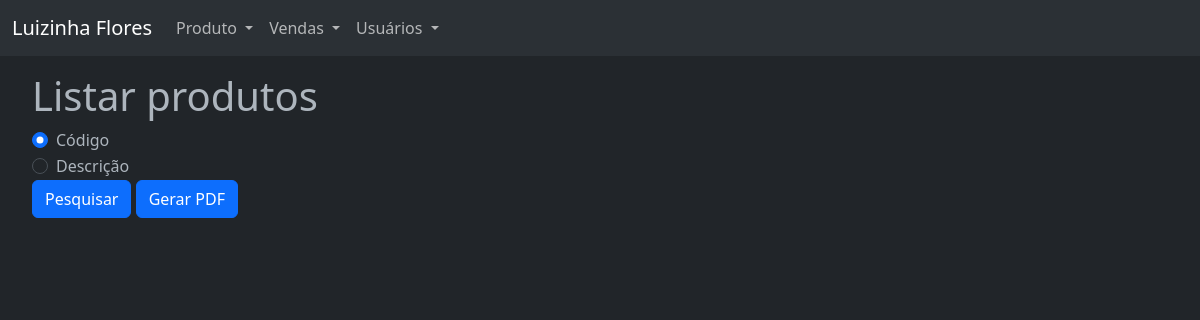
The page /products/list_order.php on the database as committed earlier.
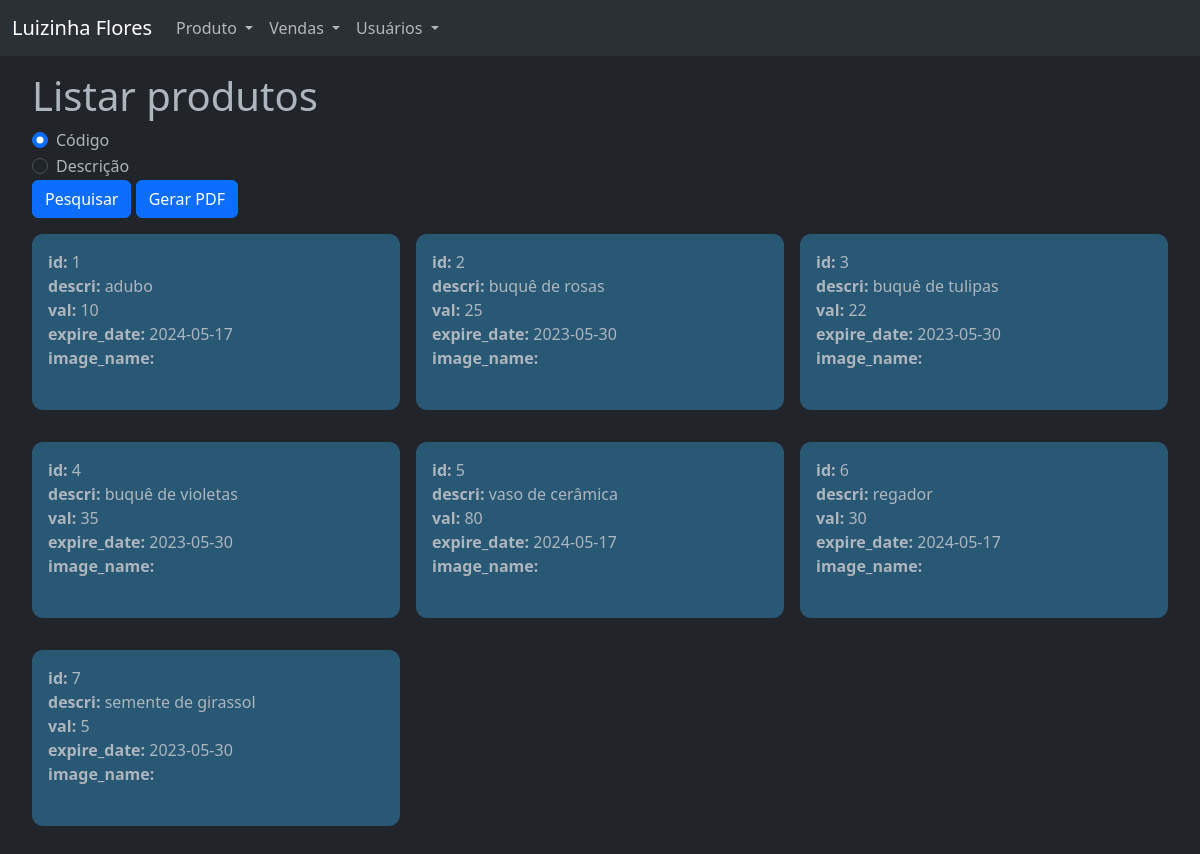
The same page on the database as committed later.
### tables this page shows
CREATE TABLE product (
  id INT PRIMARY KEY AUTO_INCREMENT,
  descri VARCHAR(100),
  val FLOAT,
  expire_date DATE,
  image_name VARCHAR(40),
  image BLOB
);

### products/classes.php (called while the page is built, shortened)
<?php
class Produto
{
    public function consultarOrder($order)
    {
        include_once '../connection.php';
        try {
            if ($order == "id") {
                $comando = $conn->prepare("SELECT * FROM product ORDER BY id");
                $comando->execute();
                return $comando->fetchAll(PDO::FETCH_ASSOC);
            } else if ($order == "descri") {
                $comando = $conn->prepare("SELECT * FROM product ORDER BY descri");
                $comando->execute();
                return $comando->fetchAll(PDO::FETCH_ASSOC);
            }
        } catch (PDOException $erro) {
            die("Erro ao deletar os dados" . $erro->getMessage());
        }
    }
}

### products/list_order.php (the view, shortened to what this page needs)
<?php
include 'classes.php';
$order = filter_input(INPUT_GET, "order_by");
?>
<!doctype html>
<html lang="pt-br">
<head>
  <?php include "../head.php" ?>
</head>
<body data-bs-theme="dark">
  <?php include "../navbar.php"; ?>
  <main>
    <h1>Listar produtos</h1>
    <form action="list_order.php" method="get">
      <div class="form-check">
        <input class="form-check-input" type="radio" name="order_by" id="rd-order_by" value="id" checked>
        <label class="form-check-label" for="order_by">
          Código
        </label>
      </div>
      <div class="form-check">
        <input class="form-check-input" type="radio" name="order_by" id="rd-descri" value="descri">
        <label class="form-check-label" for="order_by2">
          Descrição
        </label>
      </div>
      <button type="submit" value="submit" name="search_order" class="btn btn-primary">Pesquisar</button>
      <button type="submit" value="submit" name="search_order_pdf" class="btn btn-primary">Gerar PDF</button>
    </form>
    <section class="grid">
      <?php
      foreach ((new Produto())->consultarOrder($order == null ? "id" : $order) as $prod) {
      ?>
        <p class="listing">
          <?php foreach ($prod as $key => $value) { ?>
            <?php if ($key == "image") { ?>
            <?php continue;
            } ?>
            <b><?php echo $key ?>:</b> <?php echo $value ?><br>
          <?php } ?>
        </p>
      <?php } ?>
    </section>
  </main>
</body>
</html>

### head.php (shortened to what this page needs)
<link href="https://cdn.jsdelivr.net/npm/bootstrap@5.3.0-alpha3/dist/css/bootstrap.min.css" rel="stylesheet">
<link rel="stylesheet" href="../css/global.css">

### navbar.php (shortened to what this page needs)
<nav class="navbar navbar-expand-lg bg-body-tertiary">
  <div class="container-fluid">
    <a class="navbar-brand" href="/lojinha-flores/">Luizinha Flores</a>
    <div class="collapse navbar-collapse" id="navbarSupportedContent">
      <ul class="navbar-nav me-auto mb-2 mb-lg-0">
        <li class="nav-item dropdown">
          <a class="nav-link dropdown-toggle" href="#" role="button" data-bs-toggle="dropdown" aria-expanded="false">
            Produto
          </a>
        </li>
        <li class="nav-item dropdown">
          <a class="nav-link dropdown-toggle" href="#" role="button" data-bs-toggle="dropdown" aria-expanded="false">
            Vendas
          </a>
        </li>
        <li class="nav-item dropdown">
          <a class="nav-link dropdown-toggle" href="#" role="button" data-bs-toggle="dropdown" aria-expanded="false">
            Usuários
          </a>
        </li>
      </ul>
    </div>
  </div>
</nav>

### css/global.css (style rules this page uses)
main { padding: 1rem 2rem; }
.grid { margin-top: 1rem; display: grid; grid-template-columns: repeat(3, 1fr); gap: 1rem; }
.listing { background-color: hsl(203, 48%, 31%); padding: 1rem; border-radius: 0.7rem; font-family: Segoe UI, sans-serif; }

Rows that differ between the two databases and show on the page:
added product: key "id", id "1", key "descri", descri "adubo", key "val", val "10", key "expire_date", expire_date "2024-05-17", key "image_name"
added product: key "id", id "2", key "descri", descri "buquê de rosas", key "val", val "25", key "expire_date", expire_date "2023-05-30", key "image_name"
added product: key "id", id "3", key "descri", descri "buquê de tulipas", key "val", val "22", key "expire_date", expire_date "2023-05-30", key "image_name"
added product: key "id", id "4", key "descri", descri "buquê de violetas", key "val", val "35", key "expire_date", expire_date "2023-05-30", key "image_name"
added product: key "id", id "5", key "descri", descri "vaso de cerâmica", key "val", val "80", key "expire_date", expire_date "2024-05-17", key "image_name"
added product: key "id", id "6", key "descri", descri "regador", key "val", val "30", key "expire_date", expire_date "2024-05-17", key "image_name"
added product: key "id", id "7", key "descri", descri "semente de girassol", key "val", val "5", key "expire_date", expire_date "2023-05-30", key "image_name"
